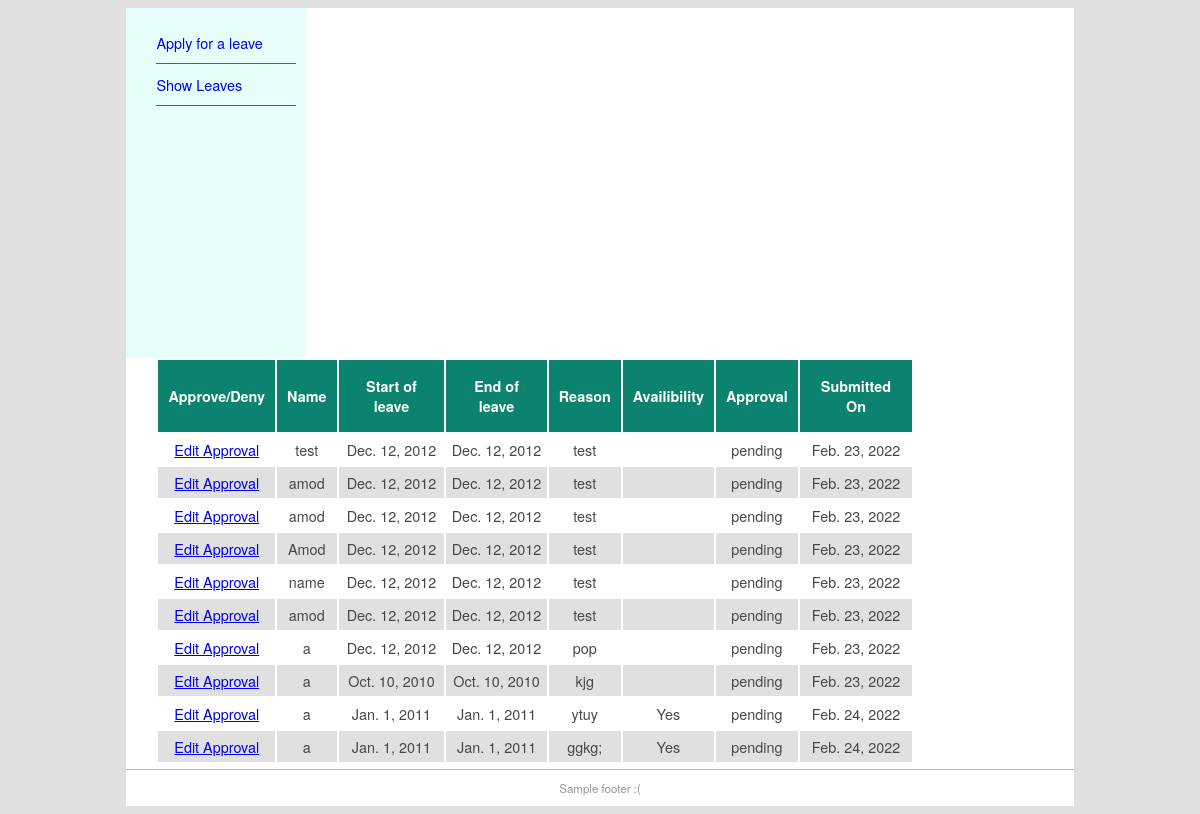
The page /show on the database as committed earlier.
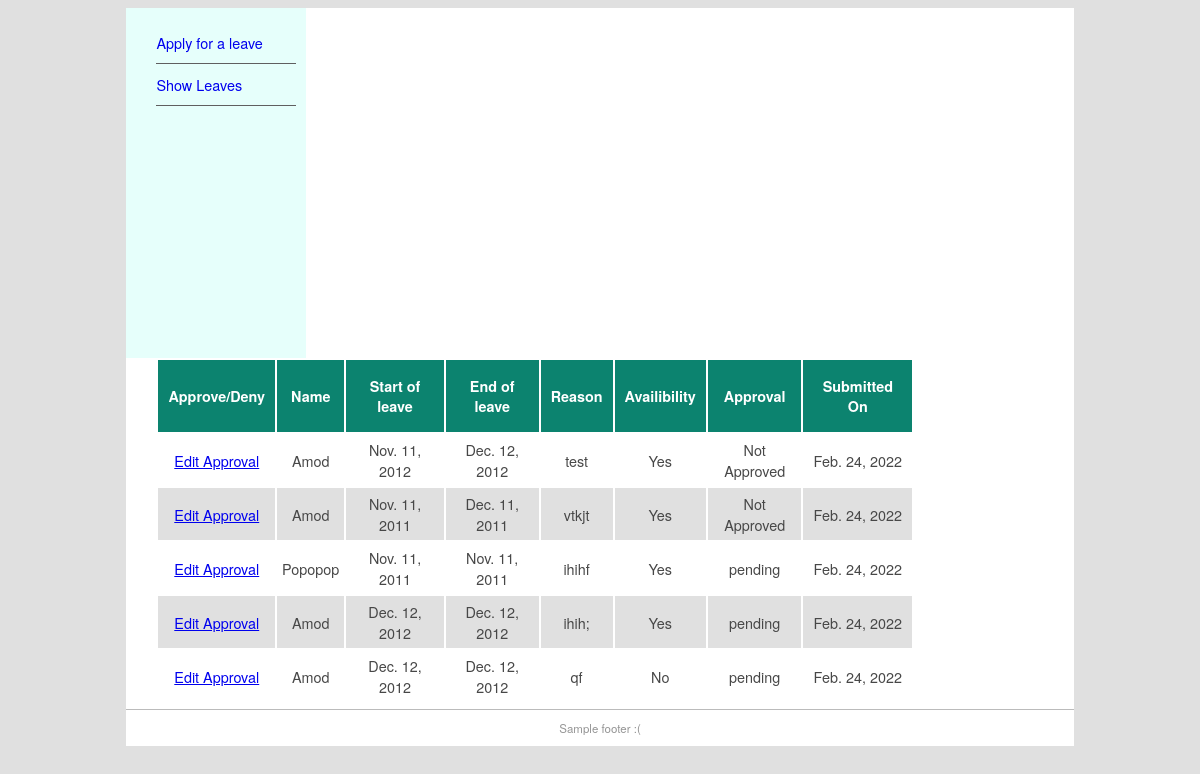
The same page on the database as committed later.
### demo/models.py (models this page shows, shortened)
class Leave(models.Model):
    name = models.CharField(max_length=100)
    designation = models.CharField(max_length=60)
    leavestart = models.DateField('Start date of leave (mm/dd/yy)')
    leaveend = models.DateField('End date of leave (mm/dd/yy)')
    reason = models.TextField()
    availibilty = models.CharField(max_length=20)
    approval = models.CharField(max_length=40, choices=APPROVAL_CHOICES)
    submitted = models.DateField(auto_now_add=True)

### demo/views.py (the view)
# urls.py: path('show', LeaveList.as_view(), name='show-leaves'),
class LeaveList(ListView):
    context_object_name = 'all_leaves'
    def get_queryset(self):
        return Leave.objects.filter()
    def get_context_data(self, **kwargs):
        context = super(LeaveList, self).get_context_data(**kwargs)
        return context

### demo/templates/demo/leave_list.html
{% extends "demo/leave.html" %}
{% block content %}
<table class="quote">
    <tr class="quotehdr">
    <th>Approve/Deny</th><th>Name</th><th>Start of leave</th><th>End of leave</th><th>Reason</th><th>Availibility</th><th>Approval</th><th>Submitted On</th>
    </tr>
    {% for leave in all_leaves %}
    <tr class="quoterow {% cycle '' 'altrow' %}">
        <td><a href="show/{{ leave.id }}">Edit Approval</a></td>
        <td>{{ leave.name }}</td>
        <td>{{ leave.leavestart }}</td>
        <td>{{ leave.leaveend }}</td>
        <td>{{ leave.reason }}</td>
        <td>{{ leave.availibilty }}</td>
        <td>{{ leave.approval|default:'pending' }}</td>
        <td>{{ leave.submitted }}</td>
    </tr>
    {% endfor %}
</table>
{% endblock content %}

Rows that differ between the two databases and show on the page:
removed Leave: name "test", leavestart "Dec. 12, 2012", leaveend "Dec. 12, 2012", reason "test", approval "pending", submitted "Feb. 23, 2022"
removed Leave: name "amod", leavestart "Dec. 12, 2012", leaveend "Dec. 12, 2012", reason "test", approval "pending", submitted "Feb. 23, 2022"
removed Leave: name "amod", leavestart "Dec. 12, 2012", leaveend "Dec. 12, 2012", reason "test", approval "pending", submitted "Feb. 23, 2022"
removed Leave: name "Amod", leavestart "Dec. 12, 2012", leaveend "Dec. 12, 2012", reason "test", approval "pending", submitted "Feb. 23, 2022"
removed Leave: name "name", leavestart "Dec. 12, 2012", leaveend "Dec. 12, 2012", reason "test", approval "pending", submitted "Feb. 23, 2022"
removed Leave: name "amod", leavestart "Dec. 12, 2012", leaveend "Dec. 12, 2012", reason "test", approval "pending", submitted "Feb. 23, 2022"
removed Leave: name "a", leavestart "Dec. 12, 2012", leaveend "Dec. 12, 2012", reason "pop", approval "pending", submitted "Feb. 23, 2022"
removed Leave: name "a", leavestart "Oct. 10, 2010", leaveend "Oct. 10, 2010", reason "kjg", approval "pending", submitted "Feb. 23, 2022"
removed Leave: name "a", leavestart "Jan. 1, 2011", leaveend "Jan. 1, 2011", reason "ytuy", availibilty "Yes", approval "pending", submitted "Feb. 24, 2022"
removed Leave: name "a", leavestart "Jan. 1, 2011", leaveend "Jan. 1, 2011", reason "ggkg;", availibilty "Yes", approval "pending", submitted "Feb. 24, 2022"
added Leave: name "Amod", leavestart "Nov. 11, 2012", leaveend "Dec. 12, 2012", reason "test", availibilty "Yes", approval "Not Approved", submitted "Feb. 24, 2022"
added Leave: name "Amod", leavestart "Nov. 11, 2011", leaveend "Dec. 11, 2011", reason "vtkjt", availibilty "Yes", approval "Not Approved", submitted "Feb. 24, 2022"
added Leave: name "Popopop", leavestart "Nov. 11, 2011", leaveend "Nov. 11, 2011", reason "ihihf", availibilty "Yes", approval "pending", submitted "Feb. 24, 2022"
added Leave: name "Amod", leavestart "Dec. 12, 2012", leaveend "Dec. 12, 2012", reason "ihih;", availibilty "Yes", approval "pending", submitted "Feb. 24, 2022"
added Leave: name "Amod", leavestart "Dec. 12, 2012", leaveend "Dec. 12, 2012", reason "qf", availibilty "No", approval "pending", submitted "Feb. 24, 2022"
